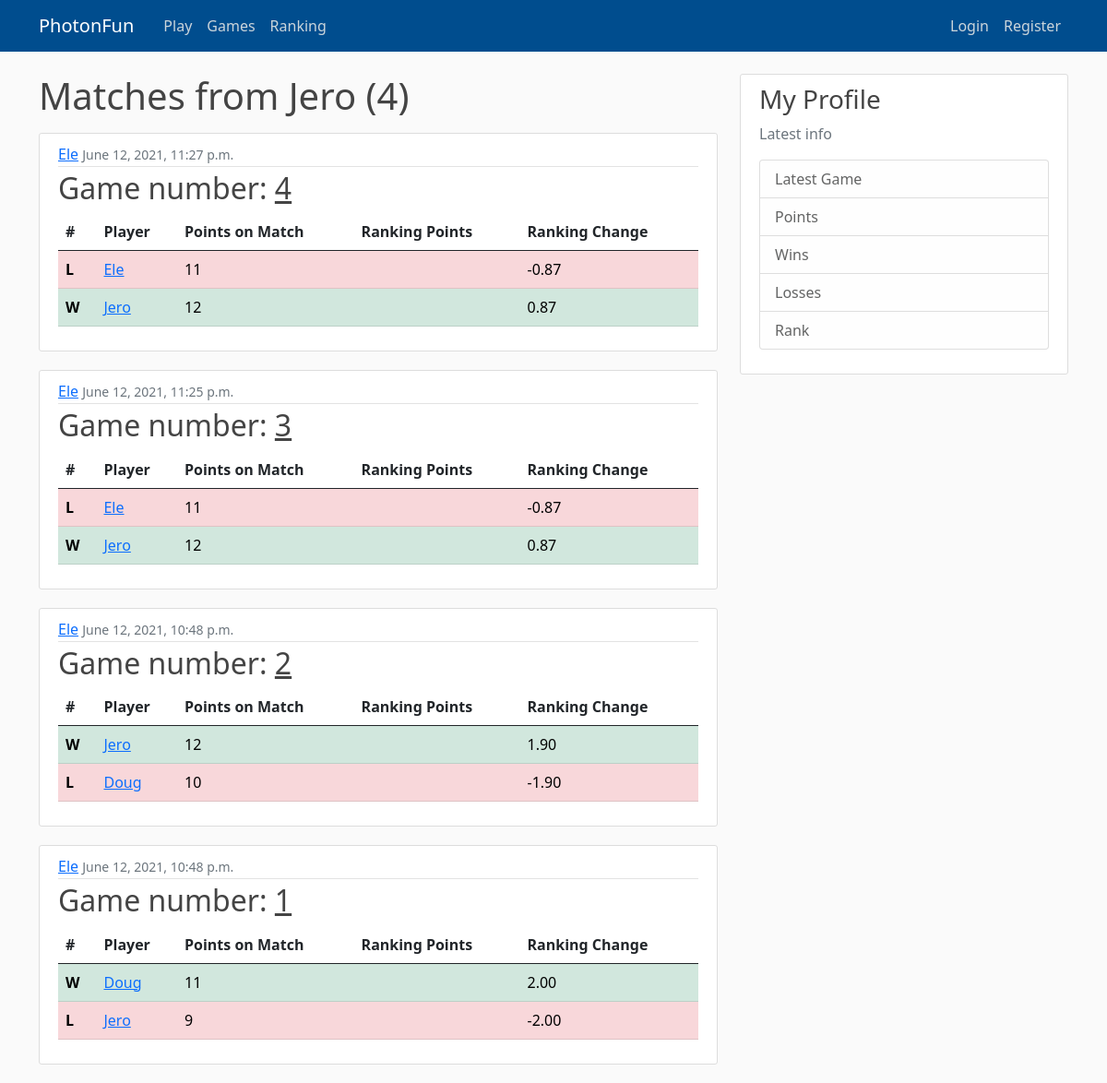
The app's page /user/Jero with its own data.
### scorekeeper/models.py (models this page shows, shortened)
class Match(models.Model):
    referee = models.ForeignKey(User, related_name="referee", on_delete=models.DO_NOTHING)
    match_datetime = models.DateTimeField(default=timezone.now)
    player_a = models.ForeignKey(User, related_name="first_player", on_delete=models.DO_NOTHING)
    player_b = models.ForeignKey(User, related_name="second_player", on_delete=models.DO_NOTHING)
    points_a = models.IntegerField(blank=True, null=True)
    points_b = models.IntegerField(blank=True, null=True)
    OUTCOMES = (
        ('W', 'Win'),
        ('L', 'Lose'),
    )
    outcome_a = models.CharField(max_length=2, choices=OUTCOMES)
    outcome_b = models.CharField(max_length=2, choices=OUTCOMES)
    player_a_increment = models.DecimalField(default=0,
                                             blank=True,
                                             max_digits=5,
                                             decimal_places=2)
    player_b_increment = models.DecimalField(default=0,
                                             blank=True,
                                             max_digits=5,
                                             decimal_places=2)
    class Meta:
        ordering = ['match_datetime']

### scorekeeper/views.py (the view)
# urls.py: path('user/<str:username>', PlayerMatchListView.as_view(), name='player-matches'),
class PlayerMatchListView(ListView):
    model = Match
    template_name = 'scorekeeper/player_matches.html'  # <app>/<model>_<viewtype>.html
    context_object_name = 'matches'
    ordering = ['-match_datetime']
    paginate_by = 10
    def get_queryset(self):
        user = get_object_or_404(User, username=self.kwargs.get('username'))
        return Match.objects.filter(Q(player_a=user) | Q(player_b=user)).order_by('-match_datetime')

### scorekeeper/templates/scorekeeper/player_matches.html (shortened to what this page needs)
{% extends 'scorekeeper/base.html' %}
{% block content %}
<h1 class="mb-3">Matches from {{ view.kwargs.username }} ({{ page_obj.paginator.count }}) </h1>
    {% for match in matches %}
        <article class="media content-section">
          <div class="media-body">
            <div class="article-metadata">
              <a class="mr-2" href="{% url 'player-matches' match.referee.username %}">{{match.referee}}</a>
              <small class="text-muted">{{match.match_datetime}}</small>
            </div>
            <h2>Game number: <a class="article-title" href="{% url 'match-detail' match.id %}">{{ match.id}}</a></h2>
              <table class="table">
                  <thead>
                    <tr>
                      <th scope="col">#</th>
                      <th scope="col">Player</th>
                      <th scope="col">Points on Match</th>
                      <th scope="col">Ranking Points</th>
                      <th scope="col">Ranking Change</th>
                    </tr>
                  </thead>
                  <tbody>
                    {% if match.outcome_a == 'W' %}
                    <tr class="table-success">
                    {% else %}
                    <tr class="table-danger">
                    {% endif %}
                      <th scope="row">{{match.outcome_a}}</th>
                      <td><a class="mr-2" href="{% url 'player-matches' match.player_a.username %}">{{match.player_a}}</a></td>
                      <td>{{ match.points_a }}</td>
                      <td>{{ match.player_a.profile.single_points }}</td>
                      <td>{{ match.player_a_increment }}</td>
                    </tr>
                    {% if match.outcome_b == 'W' %}
                    <tr class="table-success">
                    {% else %}
                    <tr class="table-danger">
                    {% endif %}
                      <th scope="row">{{match.outcome_b}}</th>
                      <td><a class="mr-2" href="{% url 'player-matches' match.player_b.username %}">{{match.player_b}}</a></td>
                      <td>{{match.points_b}}</td>
                      <td>{{match.player_b.profile.single_points}}</td>
                      <td>{{match.player_b_increment}}</td>
                    </tr>
                  </tbody>
                </table>
          </div>
        </article>
    {% endfor %}
{% endblock content %}

### scorekeeper/static/scorekeeper/main.css (style rules this page uses)
body { background: #fafafa; color: #333333; margin-top: 5rem; }
h1, h2, h3, h4, h5, h6 { color: #444444; }
.content-section { background: #ffffff; padding: 10px 20px; border: 1px solid #dddddd; border-radius: 3px; margin-bottom: 20px; }
.article-title { color: #444444; }
.article-metadata { padding-bottom: 1px; margin-bottom: 4px; border-bottom: 1px solid #e3e3e3 }

### records on screen
Match: referee "Ele", match_datetime "June 12, 2021, 11:27 p.m.", id "4", outcome_a "L", player_a "Ele", points_a "11", player_a_increment "-0.87", outcome_b "W", player_b "Jero", points_b "12", player_b_increment "0.87"
Match: referee "Ele", match_datetime "June 12, 2021, 11:25 p.m.", id "3", outcome_a "L", player_a "Ele", points_a "11", player_a_increment "-0.87", outcome_b "W", player_b "Jero", points_b "12", player_b_increment "0.87"
Match: referee "Ele", match_datetime "June 12, 2021, 10:48 p.m.", id "2", outcome_a "W", player_a "Jero", points_a "12", player_a_increment "1.90", outcome_b "L", player_b "Doug", points_b "10", player_b_increment "-1.90"
Match: referee "Ele", match_datetime "June 12, 2021, 10:48 p.m.", id "1", outcome_a "W", player_a "Doug", points_a "11", player_a_increment "2.00", outcome_b "L", player_b "Jero", points_b "9", player_b_increment "-2.00"

### other values on screen
{{ view.kwargs.username }} "Jero"
{{ page_obj.paginator.count }} "4"
